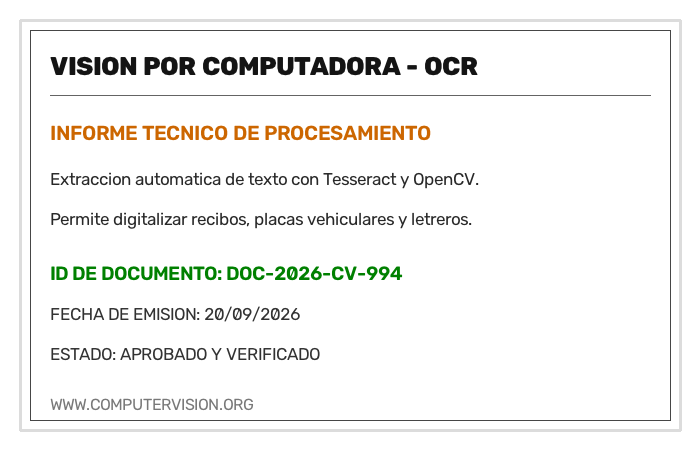
#> input picture extraccion_texto_ocr/data/documento_texto.png, 700 x 450 px, found by its file name
$ python ocr_extractor.py
#> lines starting #> are read from the running program, lines starting #| are printed output that depends on the picture; after the words box and inside, x2 and y2 are one past the last pixel; in counts of white or black regions, pixels touching at a corner belong together
#> in extraer_texto_ocr, img is the input picture: shape (450, 700, 3); mean B, G, R 241.5, 243.3, 243.3
import cv2
import numpy as np
import os

os.makedirs("output", exist_ok=True)

def preprocesar_para_ocr(img):
    """Preprocesa la imagen para optimizar la tasa de acierto del motor OCR."""
    gray = cv2.cvtColor(img, cv2.COLOR_BGR2GRAY)
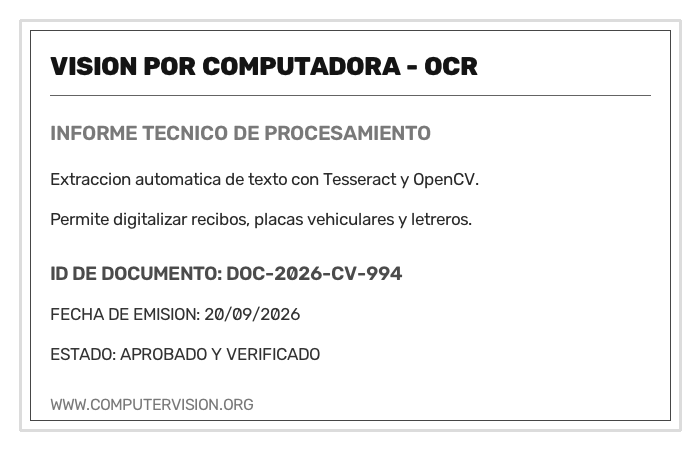
#> gray: shape (450, 700); min 20, max 255, mean 243.1
    # Suavizado suave para remover artefactos de compresión
    denoised = cv2.medianBlur(gray, 3)
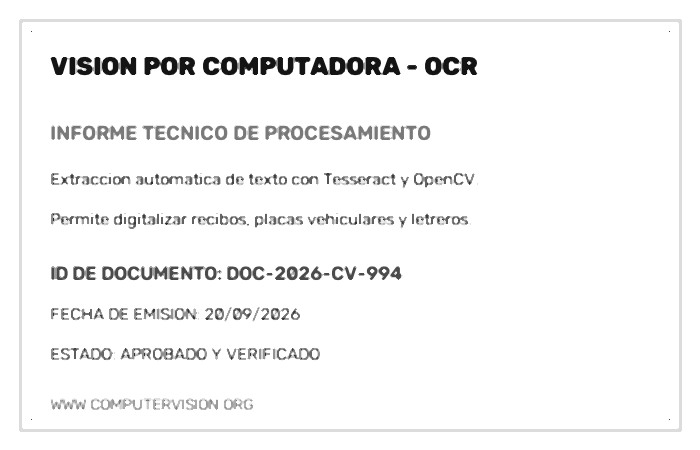
#> denoised: shape (450, 700); min 20, max 255, mean 245.4
    # Umbralización de Otsu
    _, thresh = cv2.threshold(denoised, 0, 255, cv2.THRESH_BINARY + cv2.THRESH_OTSU)
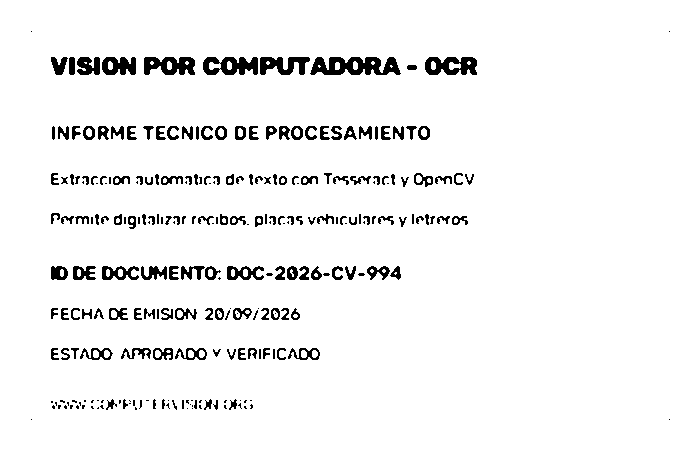
#> thresh: shape (450, 700); 94.9% white; 259 black regions (88 under 20 px), largest, box (x1, y1, x2, y2) and area: (310, 57, 401, 75) 1126, (203, 57, 258, 75) 690, (144, 57, 195, 75) 670
    return gray, thresh

def detectar_regiones_de_texto(img_thresh, img_original):
    """Detecta regiones y líneas de texto mediante gradiente morfológico."""
    kernel = cv2.getStructuringElement(cv2.MORPH_RECT, (25, 4))
    # Invertir para que el texto sea blanco
    inv = cv2.bitwise_not(img_thresh)
    dilated = cv2.dilate(inv, kernel, iterations=1)
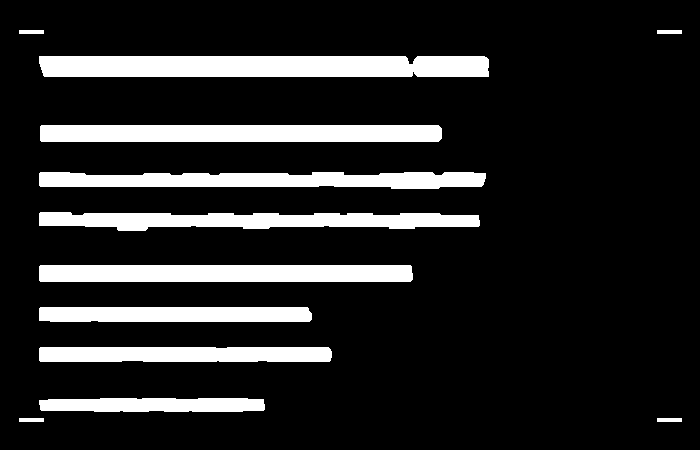
#> dilated: shape (450, 700); 14.7% white; 12 white regions

    contours, _ = cv2.findContours(dilated, cv2.RETR_EXTERNAL, cv2.CHAIN_APPROX_SIMPLE)
#> contours = 12 contours; largest, box (x1, y1, x2, y2) and area: (39, 56, 489, 77) 8870, (40, 125, 442, 142) 6406, (39, 265, 413, 282) 5957, (39, 172, 486, 189) 5690, (39, 212, 480, 231) 5556
    annotated = img_original.copy()

    cajas = []
    for c in contours:
        x, y, w, h = cv2.boundingRect(c)
        if w > 30 and h > 10:
            cajas.append((x, y, w, h))
            cv2.rectangle(annotated, (x, y), (x + w, y + h), (0, 140, 255), 2)
#> this loop made 12 passes
#> (x, y, w, h) on passes 3 to 10: (39, 398, 226, 14), (39, 347, 293, 15), (39, 307, 273, 15), (39, 265, 374, 17), (39, 212, 441, 19), (39, 172, 447, 17), (40, 125, 402, 17), (39, 56, 450, 21)
#> (c, x, y, w, h) on passes 1, 2, 11, 12: ([[657, 418], [657, 421], [681, 421], [681, 418]], 657, 418, 25, 4), ([[19, 418], [19, 421], [43, 421], [43, 418]], 19, 418, 25, 4), ([[657, 30], [657, 33], [681, 33], [681, 30]], 657, 30, 25, 4), ([[19, 30], [19, 33], [43, 33], [43, 30]], 19, 30, 25, 4)
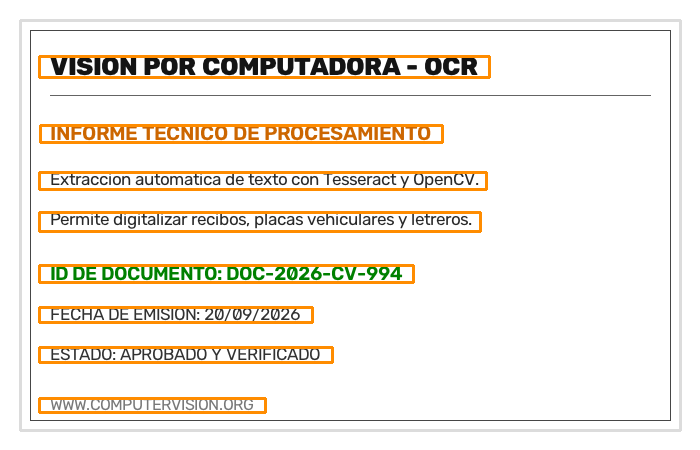
#> annotated: shape (450, 700, 3); 5.78% of pixels changed, all inside (x1, y1, x2, y2) = (38, 55, 491, 414)
#> after the loop, cajas = [(39, 398, 226, 14), (39, 347, 293, 15), (39, 307, 273, 15), (39, 265, 374, 17), (39, 212, 441, 19), (39, 172, 447, 17), (40, 125, 402, 17), (39, 56, 450, 21)]

    return annotated, cajas

def extraer_texto_ocr(img_path, out_txt="output/texto_extraido.txt", out_img="output/ocr_anotado.jpg"):
    """Extrae texto de una imagen utilizando Tesseract OCR o fallback morfológico si el binario no está instalado."""
    img = cv2.imread(img_path)
    if img is None:
        print(f"Error: No se pudo cargar la imagen: {img_path}")
        return

    gray, thresh = preprocesar_para_ocr(img)
    annotated_morph, cajas = detectar_regiones_de_texto(thresh, img)

    tesseract_disponible = False
    texto_extraido = ""

    try:
        import pytesseract
        # Probar ejecución de Tesseract
        texto_extraido = pytesseract.image_to_string(thresh, lang="spa+eng", config="--psm 6")
        data = pytesseract.image_to_data(thresh, output_type=pytesseract.Output.DICT)

        annotated = img.copy()
        n_boxes = len(data['text'])
        palabras_detectadas = 0

        for i in range(n_boxes):
            if int(data['conf'][i]) > 40 and data['text'][i].strip():
                (x, y, w, h) = (data['left'][i], data['top'][i], data['width'][i], data['height'][i])
                cv2.rectangle(annotated, (x, y), (x + w, y + h), (0, 255, 0), 2)
                palabras_detectadas += 1

        tesseract_disponible = True
        cv2.imwrite(out_img, annotated)
        print(f"✅ Tesseract OCR ejecutado exitosamente. Palabras delimitadas: {palabras_detectadas}")

    except Exception as e:
        print("\n" + "!" * 65)
        print("ℹ️ AVISO: Motor Tesseract no detectado en el sistema operativo.")
        print("   Para habilitar el reconocimiento óptico de caracteres completo:")
        print("     - En macOS: brew install tesseract tesseract-lang")
        print("     - En Ubuntu/Debian: sudo apt install tesseract-ocr tesseract-ocr-spa")
        print("     - En Python: pip install pytesseract pillow")
        print("   Se activó la detección morfológica visual de bloques de texto.")
        print("!" * 65 + "\n")

        # Usar la imagen anotada morfológicamente
        cv2.imwrite(out_img, annotated_morph)
        texto_extraido = (
            "--- DETECCION MORFOLOGICA DE TEXTO ---\n"
            f"Lineas de texto detectadas en la imagen: {len(cajas)}\n"
            "Nota: Instala el motor Tesseract en tu sistema para decodificar caracteres alfabéticos."
        )

    # Guardar texto extraído
    with open(out_txt, "w", encoding="utf-8") as f:
        f.write(texto_extraido)

    print(f"\n--- TEXTO EXTRAÍDO ---")
    print(texto_extraido.strip())
    print(f"----------------------")
    print(f"Archivo de texto guardado en: {out_txt}")
    print(f"Imagen con regiones delimitadas guardada en: {out_img}\n")

if __name__ == "__main__":
    test_img = "data/documento_texto.png"
    if not os.path.exists(test_img):
        from generate_sample_text import generar_documento_texto
        generar_documento_texto(test_img)

    extraer_texto_ocr(test_img)
#> (the call stopped at in extraer_texto_ocr, `texto_extraido = pytesseract.image_to_string(thresh, lang="spa+eng", c..`: pytesseract is not available in this run)
